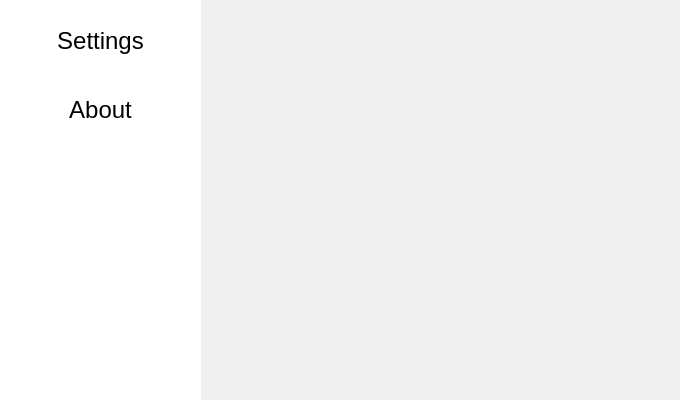
<?xml version="1.0" encoding="UTF-8"?>
<ui version="4.0">
 <class>MainWindow</class>
 <widget class="QMainWindow" name="MainWindow">
  <property name="geometry">
   <rect>
    <x>0</x>
    <y>0</y>
    <width>680</width>
    <height>400</height>
   </rect>
  </property>
  <property name="minimumSize">
   <size>
    <width>680</width>
    <height>400</height>
   </size>
  </property>
  <property name="maximumSize">
   <size>
    <width>680</width>
    <height>460</height>
   </size>
  </property>
  <property name="windowTitle">
   <string>MainWindow</string>
  </property>
  <widget class="QWidget" name="centralwidget">
   <widget class="QWidget" name="layoutWidget">
    <property name="geometry">
     <rect>
      <x>0</x>
      <y>0</y>
      <width>801</width>
      <height>491</height>
     </rect>
    </property>
    <layout class="QHBoxLayout" name="horizontalLayout">
     <item>
      <widget class="QWidget" name="sideBar" native="true">
       <property name="sizePolicy">
        <sizepolicy hsizetype="Preferred" vsizetype="Preferred">
         <horstretch>0</horstretch>
         <verstretch>0</verstretch>
        </sizepolicy>
       </property>
       <property name="styleSheet">
        <string notr="true">QWidget
{
	background-color: #ffffff;
}</string>
       </property>
       <layout class="QGridLayout" name="gridLayout">
        <item row="0" column="0">
         <widget class="QToolButton" name="btnSettings">
          <property name="minimumSize">
           <size>
            <width>180</width>
            <height>60</height>
           </size>
          </property>
          <property name="styleSheet">
           <string notr="true">/* 默认样式 */
QToolButton {
	font-family: &quot;Arial&quot;, &quot;Helvetica&quot;, sans-serif;
    min-width: 180px;
    min-height: 60px;
    border: none; /* 移除默认边框 */
    border-radius: 0px; /* 移除默认圆角 */
	font-size:24px;
}

/* 鼠标悬停时 */
QToolButton:hover {
    background-color: rgba(205, 205, 205, 50%); /* 灰色遮罩，透明度 50% */
    border-radius: 16px; /* 椭圆 */
}

/* 点击和按下时 */
QToolButton:pressed, QToolButton:checked {
    background-color: rgb(51, 136, 255); /* 蓝色背景 */
	color: white;
    border-radius: 16px; /* 椭圆 */
}</string>
          </property>
          <property name="text">
           <string>Settings</string>
          </property>
          <property name="checkable">
           <bool>true</bool>
          </property>
          <property name="autoExclusive">
           <bool>true</bool>
          </property>
          <property name="toolButtonStyle">
           <enum>Qt::ToolButtonTextUnderIcon</enum>
          </property>
         </widget>
        </item>
        <item row="1" column="0">
         <widget class="QToolButton" name="btnAbout">
          <property name="minimumSize">
           <size>
            <width>180</width>
            <height>60</height>
           </size>
          </property>
          <property name="styleSheet">
           <string notr="true">/* 默认样式 */
QToolButton {
	font-family: &quot;Arial&quot;, &quot;Helvetica&quot;, sans-serif;
    min-width: 180px;
    min-height: 60px;
    border: none; /* 移除默认边框 */
    border-radius: 0px; /* 移除默认圆角 */
	font-size:24px;
}

/* 鼠标悬停时 */
QToolButton:hover {
    background-color: rgba(205, 205, 205, 50%); /* 灰色遮罩，透明度 50% */
    border-radius: 16px; /* 椭圆 */
}

/* 点击和按下时 */
QToolButton:pressed, QToolButton:checked {
    background-color: rgb(51, 136, 255); /* 蓝色背景 */
    border-radius: 16px; /* 椭圆 */
	color: white;
}</string>
          </property>
          <property name="text">
           <string>About</string>
          </property>
          <property name="checkable">
           <bool>true</bool>
          </property>
          <property name="autoExclusive">
           <bool>true</bool>
          </property>
          <property name="toolButtonStyle">
           <enum>Qt::ToolButtonTextUnderIcon</enum>
          </property>
         </widget>
        </item>
        <item row="2" column="0">
         <spacer name="verticalSpacer">
          <property name="orientation">
           <enum>Qt::Vertical</enum>
          </property>
          <property name="sizeType">
           <enum>QSizePolicy::Expanding</enum>
          </property>
          <property name="sizeHint" stdset="0">
           <size>
            <width>20</width>
            <height>40</height>
           </size>
          </property>
         </spacer>
        </item>
       </layout>
      </widget>
     </item>
     <item>
      <widget class="QStackedWidget" name="stackedWidget">
       <property name="sizePolicy">
        <sizepolicy hsizetype="Expanding" vsizetype="Expanding">
         <horstretch>0</horstretch>
         <verstretch>0</verstretch>
        </sizepolicy>
       </property>
      </widget>
     </item>
    </layout>
   </widget>
  </widget>
 </widget>
 <resources/>
 <connections/>
</ui>
